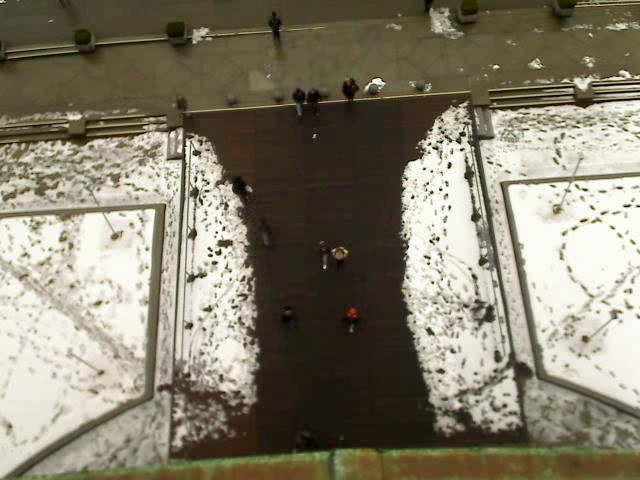
#> input picture visualize/eth.jpg, 640 x 480 px
$ python test.py
#> lines starting #> are read from the running program, lines starting #| are printed output that depends on the picture; long printed decimals are rounded
import numpy as np
from utils import *
import matplotlib.pyplot as plt
import cv2 as cv
from PIL import Image
import matplotlib.image as mpimg


H_dirs = ['./homography/eth.txt', './homography/hotel.txt',
          './homography/zara.txt', './homography/zara.txt',
          './homography/univ.txt']
H_ = np.loadtxt(H_dirs[0]).astype(np.float32)
H = np.linalg.inv(H_)
im_file = './eth.jpg'
img = mpimg.imread(im_file)
#> img is the input picture: shape (480, 640, 3); mean R, G, B 133.1, 126.5, 108.5
[height, weight, C] = img.shape
#> height = 480; weight = 640; C = 3
x0, y0 = weight //2, height //2
#> x0 = 320; y0 = 240
M = np.array([0, 0, 1])
P = np.array([x0, y0, 1])
#> P = [320, 240, 1]
# print(M.shape, P.shape)
# H_new = np.matmul(M.T, np.linalg.inv(P))
# H = np.linalg.inv(H_new)
T0 = np.array([0, height, 1])
#> T0 = [0, 480, 1]
T1 = np.array([weight, height, 1])
#> T1 = [640, 480, 1]
T2 = np.array([0, height//2, 1])
#> T2 = [0, 240, 1]
B0 = np.array([0, 0, 1])
B1 = np.array([weight, 0, 1])
C = np.array([weight//2, height//2, 1])
t0 = np.matmul(H_, T0.T)
t1 = np.matmul(H_, T1.T)
t2 = np.matmul(H_, T2.T)
b0 = np.matmul(H_, B0.T)
b1 = np.matmul(H_, B1.T)
c = np.matmul(H_, C.T)
print(t0, t1, b0, b1)
#| [-3.705    7.033  0.507] [14.297  7.549  0.7281] [-4.669 -5.061  0.4626] [13.333 -4.545   0.6837]
print(c)
#| [4.814 1.244 0.5953 ]
plt.figure(0)
plt.plot([t0[0], t1[0], b1[0], b0[0], t0[0]], [t0[1], t1[1], b1[1], b0[1], t0[1]], marker=".", markersize=8, ls="-", lw=4)
plt.plot([c[0]], [c[1]], marker="*", markersize=16, color="red")
plt.plot([t2[0]], [t2[1]], marker="*", markersize=16, color="green")
plt.show()
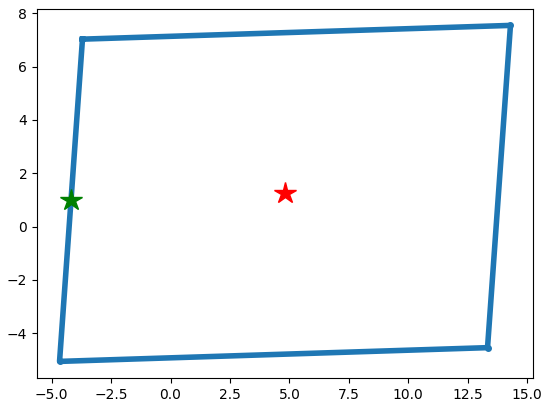
#> figure drawn by matplotlib, 1 panel

plt.figure(1)
m1 = np.array([0, 0, 1])
m2 = np.array([0, 1, 1])
m3 = np.array([1, 0, 1])
p1 = np.matmul(H, m1.T)
# print(m1, m1.T)
p2 = np.matmul(H, m2.T)
p3 = np.matmul(H, m3.T)
# print(p1, p2, p3)
p11 = p1 / p1[2]
p22 = p2 / p2[2]
p33 = p3 / p3[2]
# print(p22[1]-p11[1], p33[0]-p11[0])
plt.imshow(img)
plt.plot(p11[0], p11[1], "r*")
plt.plot(p22[0], p22[1], "b*")
plt.plot(p33[0], p33[1], "g*")
plt.show()
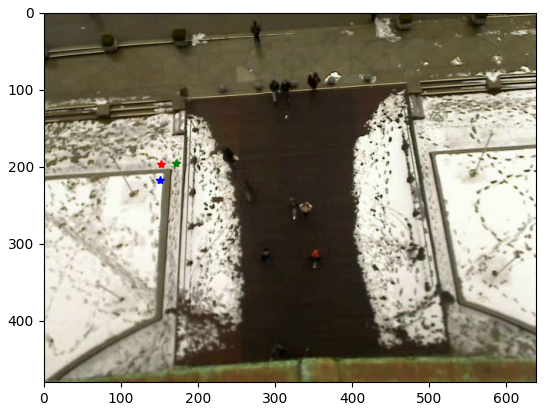
#> figure drawn by matplotlib, 1 panel
'''
seg_map = np.load('./eth.npy')
im_file = './eth.jpg'
seg_img = seg2rgb(seg_map)
image = np.asanyarray(seg_img, dtype=np.uint8)
#image = np.fliplr(image)
#image = np.rot90(image, 1, (0, 1))

img = mpimg.imread(im_file)
print(img.shape)
plt.subplot(1, 2, 1)
plt.imshow(image)
plt.subplot(1, 2, 2)
plt.imshow(img)
plt.show()
'''
